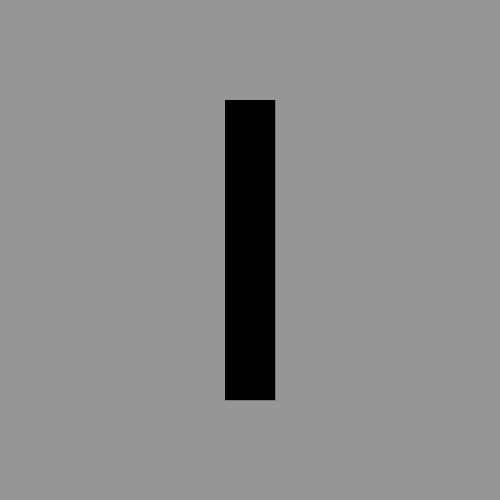
Frame 1 (no input)
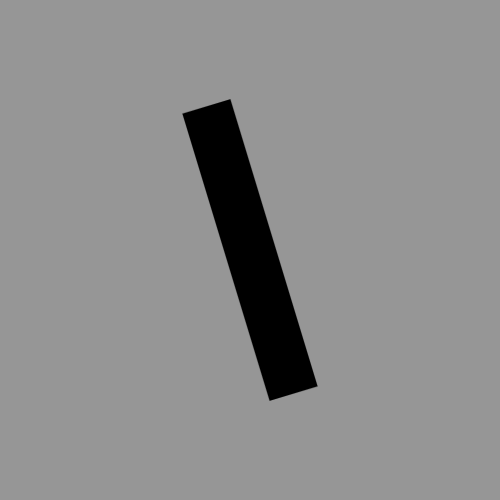
Frame 60 (the mouse pressed at the canvas centre just before this capture)
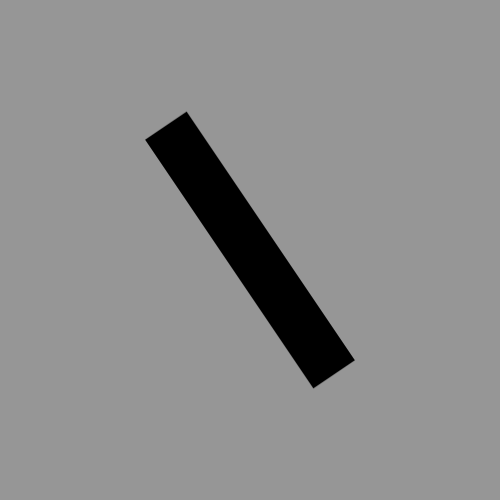
Frame 120 (the mouse held since frame 60 and released just before this capture)

The Processing sketch that drew these frames (run headless with seeded random() and noise(); from frame 60 on, the mouse is pressed at the canvas centre):

// Processing sketch: processing_156984
// ── processing_156984.pde

float i;

void setup(){
size(500,500);
frameRate(2000);
}
  void draw(){
  background(150);
  translate(width/2, height/2);
  rotate(i);
  resetMatrix();
  stroke(0, 50);
  noFill();
  translate(width/2, height/2);
  rotate(-i/2);
  rectMode(CENTER); 
  fill(0);
  rect(0, 0, 50, 300);
  i = i + 0.01;
}
